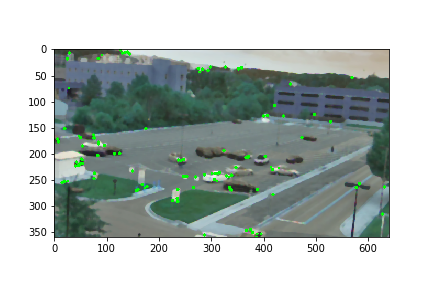
#> input picture Assignment1/Part2/lk/0011.png, 432 x 288 px, given in place of Team30.mp4, which was not available
$ jupyter execute --allow-errors part2.ipynb   (text cells are left out)
#> lines starting #> are read from the running program, lines starting #| are printed output that depends on the picture; pictures that were not available may be replaced by others from this repository, and a replacement may not be noted
[cell 1]
import cv2
import numpy as np
import matplotlib.pyplot as plt
import matplotlib
import os
import scipy
from skimage.util import random_noise
from scipy.ndimage import median_filter

[cell 2]
def extractAndResizeVideoFrame(cap):


    _, frame = cap.read()
#> frame is the input picture: shape (288, 432, 3); mean B, G, R 182, 185.5, 175.4

    grayFrame = cv2.cvtColor(frame, cv2.COLOR_BGR2GRAY)
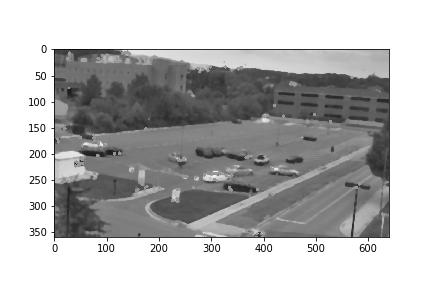
#> grayFrame: shape (288, 432); min 0, max 255, mean 182.1

    frame = cv2.resize(grayFrame, None, fx=0.5, fy=0.5)
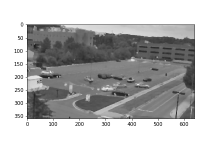
#> frame: shape (144, 216); min 29, max 255, mean 182.2
#| (144, 216)

    return frame.astype(np.uint8)

def trackFeatures(I, detector, maxCorners, qualityLevel, minDistance):
#> called with detector = 'shi-tomasi', maxCorners = 500, qualityLevel = 0.15, minDistance = 3
  if detector=="harris":
    useHarrisDetector = True
  else:
    useHarrisDetector=False

  features = cv2.goodFeaturesToTrack(I, maxCorners, qualityLevel, minDistance, mask=None, blockSize=7, useHarrisDetector=useHarrisDetector)
#> features = 44 rows, first 8: [29, 26], [29, 116], [192, 116], [130, 122], [20, 38], [133, 122], [178, 115], [191, 40]
  return features


def showInterestPoints(image, corners):
  img = image.copy()

  plt.imshow(img, cmap='gray')
  for i in corners:
      x,y = i.ravel()
      circle = plt.Circle((x,y), color='r')
      plt.gcf().gca().add_artist(circle)
  plt.show()


def snpAmount(x):
  return x/90.0 + 0.3

[cell 3]
cap = cv2.VideoCapture("Team30.mp4")
frame = extractAndResizeVideoFrame(cap)
cap.release()
print(frame.shape)

[cell 4]
firstFrame = frame

[cell 5]
corners = trackFeatures(firstFrame, 'shi-tomasi',maxCorners = 500, qualityLevel = 0.15, minDistance = 3)
#> corners has the same summary as features in trackFeatures
showInterestPoints(firstFrame, corners)
#> the loop in showInterestPoints, `for i in corners:` made 44 passes
#> (x, y) on passes 1 to 12: (29, 26), (29, 116), (192, 116), (130, 122), (20, 38), (133, 122), (178, 115), (191, 40), (104, 122), (17, 64), (107, 122), (174, 115)
#> in showInterestPoints, `plt.show()`:
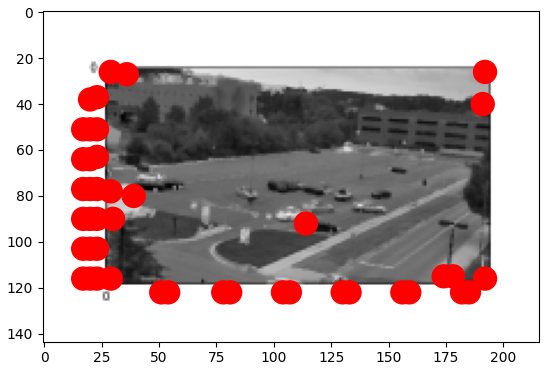
#> figure drawn by matplotlib, 1 panel

[cell 6]
corners_h = trackFeatures(firstFrame,'harris',maxCorners = 1000, qualityLevel = 0.05, minDistance = 3)
#> in trackFeatures (call 2), `features = cv2.goodFeaturesToTrack(I, maxCorners, qualityLevel, minDis..`: features = 47 rows, first 8: [29, 116], [192, 116], [29, 26], [130, 121], [192, 41], [133, 121], [156, 121], [182, 121]
#> corners_h has the same summary as features in trackFeatures
showInterestPoints(firstFrame, corners_h)
#> the loop in showInterestPoints (call 2), `for i in corners:` made 47 passes
#> (x, y) on passes 1 to 12: (29, 116), (192, 116), (29, 26), (130, 121), (192, 41), (133, 121), (156, 121), (182, 121), (178, 116), (105, 122), (185, 121), (52, 122)
#> in showInterestPoints (call 2), `plt.show()`:
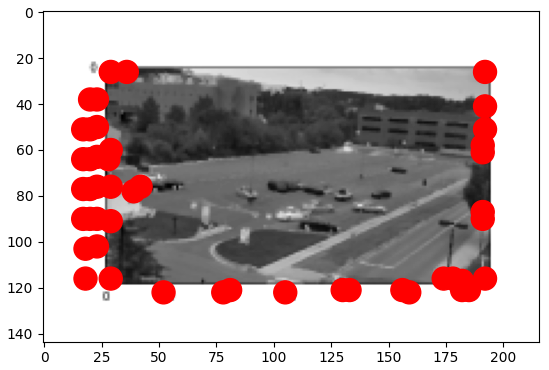
#> figure drawn by matplotlib, 1 panel

[cell 7]
def calculateOpticalFlow(path, detector='shi-tomasi', updateInterval=-1, noise=False, denoise=False):
    # Parameters for Lucas-Kanade optical flow
    lk_params = dict(winSize = (15,15), maxLevel = 2, criteria = (cv2.TERM_CRITERIA_EPS | cv2.TERM_CRITERIA_COUNT, 10, 0.03))

    color = (0, 255, 0)

    cap = cv2.VideoCapture(path)

    ret, first_frame = cap.read()

    if noise:
        first_frame = random_noise(first_frame, mode='s&p',seed=1, amount=snpAmount(x))
        first_frame *= 255
        first_frame = first_frame.astype(np.uint8)


    first_frame = cv2.resize(first_frame, None, fx=0.5, fy=0.5)
    # Converts frame to grayscale because we only need the luminance channel for detecting edges - less computationally expensive
    prev_gray = cv2.cvtColor(first_frame, cv2.COLOR_BGR2GRAY)

    # Finds the strongest corners in the first frame by Shi-Tomasi method - we will track the optical flow for these corners
    if detector == 'shi-tomasi':
        prev = trackFeatures(firstFrame, 'shi-tomasi',maxCorners = 500, qualityLevel = 0.15, minDistance = 3)
    elif detector == 'harris':
        prev = trackFeatures(firstFrame,'harris',maxCorners = 1000, qualityLevel = 0.05, minDistance = 3)
    else:
        print('Wrong estimator name')
        return -1

    # Creates an image filled with zero intensities with the same dimensions as the frame - for later drawing purposes

    if denoise:
        prev_gray = median_filter(prev_gray, size=5)

    count = 0
    while(cap.isOpened()):
        mask = np.zeros_like(first_frame)


        ret, frame = cap.read()

        if noise:
            frame = random_noise(frame, mode='s&p',seed=1, amount=snpAmount(x))
            frame *= 255
            frame = frame.astype(np.uint8)

        frame = cv2.resize(frame, None, fx=0.5, fy=0.5)
        gray = cv2.cvtColor(frame, cv2.COLOR_BGR2GRAY)

        if denoise:
            gray = median_filter(gray, size=5)

        # Calculates sparse optical flow by Lucas-Kanade method
        next, status, error = cv2.calcOpticalFlowPyrLK(prev_gray, gray, prev, None, **lk_params)

        # Selects good feature points for previous position
        good_old = prev[status == 1]

        # Selects good feature points for next position
        good_new = next[status == 1]

        # Draws the optical flow tracks
        for i, (new, old) in enumerate(zip(good_new, good_old)):
            # a, b = coordinates of new point
            a, b = new.ravel()

            # a, b = coordinates of old point
            c, d = old.ravel()

            # Draws line between new and old position with green color and 2 thickness
            mask = cv2.line(mask, (a, b), (c, d), color, 2)

            # Draws filled circle (thickness of -1) at new position with green color and radius of 3
            frame = cv2.circle(frame, (a, b), 3, color, -1)

        # Overlays the optical flow tracks on the original frame
        output = cv2.add(frame, mask)

        # Updates previous frame
        prev_gray = gray.copy()

        # Updates previous good feature points
        prev = good_new.reshape(-1, 1, 2)

        if updateInterval > 0 and count % updateInterval == 0:
            print(count)
            if detector == 'shi-tomasi':
                prev = trackFeatures(firstFrame, 'shi-tomasi',maxCorners = 500, qualityLevel = 0.15, minDistance = 3)
            elif detector == 'harris':
                prev = trackFeatures(firstFrame,'harris',maxCorners = 1000, qualityLevel = 0.05, minDistance = 3)


        # Opens a new window and displays the output frame
        plt.figure()
        plt.imshow(output)
        plt.savefig('lk/' + str(count).zfill(4) +'.png')
        plt.close()
        count += 1

    cap.release()

[cell 8]
def create_vid(path, output):
#> called with path = 'lk', output = 'project'
    img_array = []
    files = sorted(os.listdir(path))


    if '.ipynb_checkpoints' in files:
        files.remove('.ipynb_checkpoints')

    for filename in files:
        #print(filename)
        img = cv2.imread(path + '/' + filename)
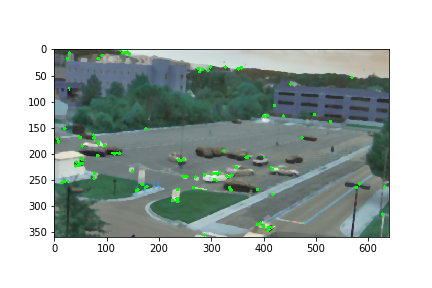
#> input picture Assignment1/Part2/lk/0001.png, 432 x 288 px
#> img is the input picture: shape (288, 432, 3); mean B, G, R 182, 185.6, 175.5
        height, width, layers = img.shape
#> height = 288; width = 432; layers = 3
        size = (width,height)
#> size = (432, 288)
        img_array.append(img)


    out = cv2.VideoWriter(output+'.mp4',cv2.VideoWriter_fourcc(*'MP4V'), 30.0, size)

    for i in range(len(img_array)):
        out.write(img_array[i])
    out.release()
